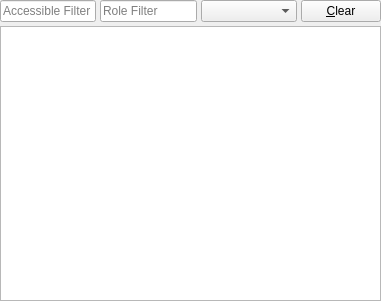
<?xml version="1.0" encoding="UTF-8"?>
<ui version="4.0">
<!--
SPDX-FileCopyrightText: 2012 Frederik Gladhorn <gladhorn@kde.org>
SPDX-License-Identifier: LGPL-2.1-only OR LGPL-3.0-only OR LicenseRef-KDE-Accepted-LGPL
-->
 <class>EventViewWidget</class>
 <widget class="QWidget" name="EventViewWidget">
  <property name="geometry">
   <rect>
    <x>0</x>
    <y>0</y>
    <width>381</width>
    <height>301</height>
   </rect>
  </property>
  <property name="windowTitle">
   <string>Form</string>
  </property>
  <layout class="QHBoxLayout" name="horizontalLayout">
   <property name="margin">
    <number>0</number>
   </property>
   <item>
    <layout class="QVBoxLayout" name="verticalLayout">
     <property name="spacing">
      <number>4</number>
     </property>
     <property name="margin">
      <number>0</number>
     </property>
     <item>
      <layout class="QHBoxLayout" name="horizontalLayout_2" stretch="1,1,1,0">
       <property name="spacing">
        <number>4</number>
       </property>
       <property name="bottomMargin">
        <number>0</number>
       </property>
       <item>
        <widget class="QLineEdit" name="accessibleFilterEdit">
         <property name="placeholderText">
          <string>Accessible Filter</string>
         </property>
        </widget>
       </item>
       <item>
        <widget class="QLineEdit" name="roleFilterEdit">
         <property name="accessibleName">
          <string>Role Filter</string>
         </property>
         <property name="inputMask">
          <string/>
         </property>
         <property name="placeholderText">
          <string>Role Filter</string>
         </property>
        </widget>
       </item>
       <item>
        <widget class="QComboBox" name="filterComboBox">
         <property name="accessibleName">
          <string>Event Filter</string>
         </property>
         <property name="currentIndex">
          <number>-1</number>
         </property>
         <property name="maxVisibleItems">
          <number>15</number>
         </property>
        </widget>
       </item>
       <item>
        <widget class="QPushButton" name="clearButton">
         <property name="accessibleName">
          <string>Clear Events</string>
         </property>
         <property name="text">
          <string>&amp;Clear</string>
         </property>
        </widget>
       </item>
      </layout>
     </item>
     <item>
      <widget class="QTreeView" name="eventListView">
       <property name="editTriggers">
        <set>QAbstractItemView::NoEditTriggers</set>
       </property>
       <property name="showDropIndicator" stdset="0">
        <bool>false</bool>
       </property>
       <property name="rootIsDecorated">
        <bool>true</bool>
       </property>
       <property name="itemsExpandable">
        <bool>true</bool>
       </property>
       <property name="allColumnsShowFocus">
        <bool>true</bool>
       </property>
       <property name="headerHidden">
        <bool>false</bool>
       </property>
       <property name="expandsOnDoubleClick">
        <bool>false</bool>
       </property>
       <attribute name="headerVisible">
        <bool>true</bool>
       </attribute>
       <attribute name="headerDefaultSectionSize">
        <number>150</number>
       </attribute>
      </widget>
     </item>
    </layout>
   </item>
  </layout>
 </widget>
 <resources/>
 <connections/>
</ui>
